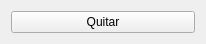
<?xml version="1.0" encoding="UTF-8"?>
<ui version="4.0">
 <class>Widget</class>
 <widget class="QWidget" name="Widget">
  <property name="geometry">
   <rect>
    <x>0</x>
    <y>0</y>
    <width>206</width>
    <height>39</height>
   </rect>
  </property>
  <property name="windowTitle">
   <string>Widget</string>
  </property>
  <layout class="QVBoxLayout" name="verticalLayout">
   <item>
    <widget class="QPushButton" name="pushButton_Quitar">
     <property name="text">
      <string>Quitar</string>
     </property>
    </widget>
   </item>
  </layout>
 </widget>
 <layoutdefault spacing="6" margin="11"/>
 <resources/>
 <connections/>
</ui>
